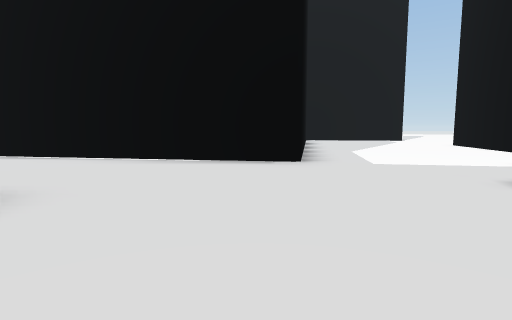
view 1 (above)

22 first-person views from a walk through a Unity game level. The camera is 1.3 m above the floor, tilts 6° down and sees 80° across. The floor is counted in squares, 2 m on a side. Each view is taken from the middle of a square. On the plan, view 1 faces up. The plan holds only what a view shows up to about 10 squares ahead; the rest is blank. The place goes on beyond the plan. Some surface patterns are stand-ins.

view 2
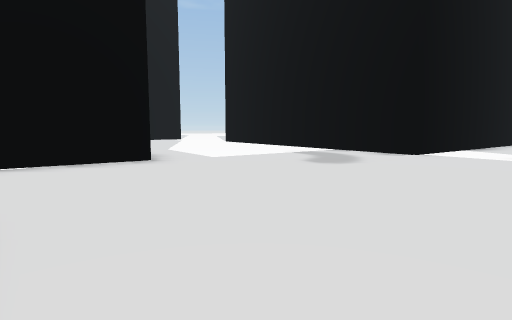

view 3
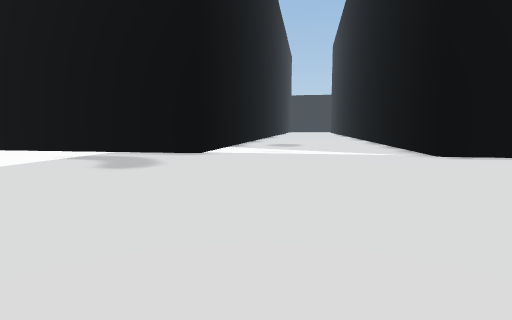

view 4
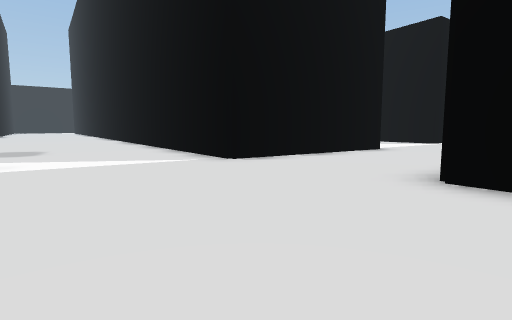

view 5
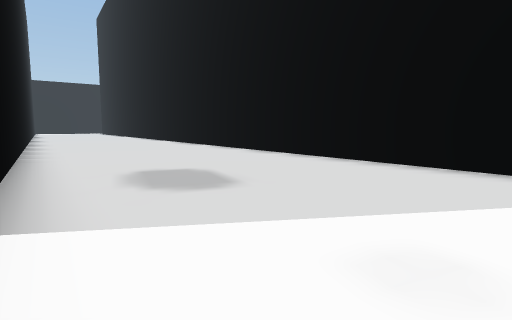

view 6
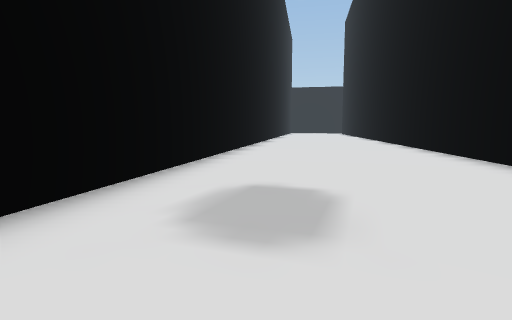

view 7
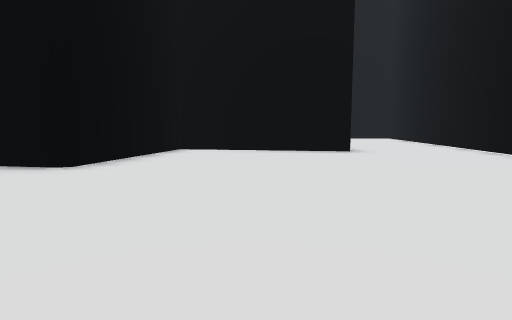

view 8
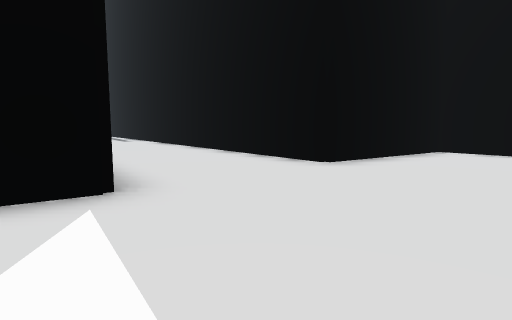

view 9
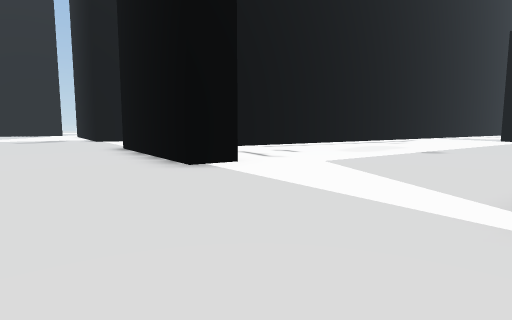

view 10
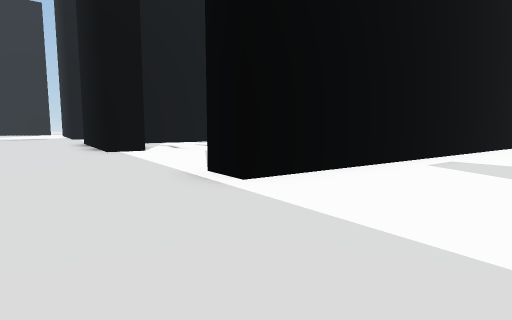

view 11
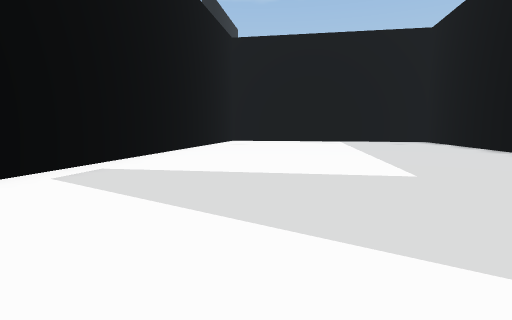

view 12
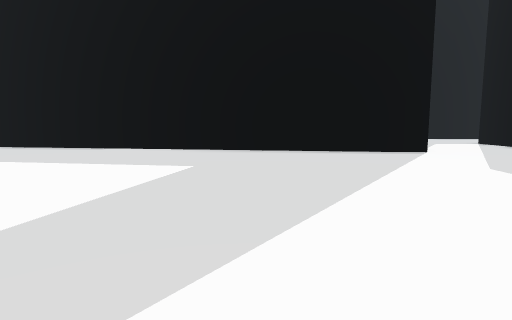

view 13
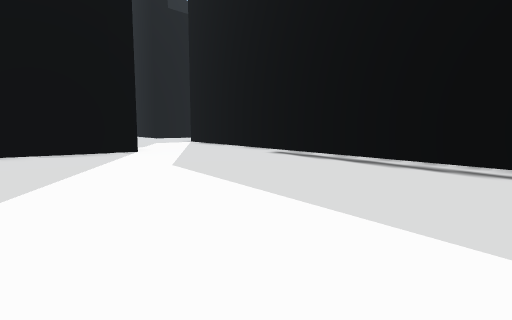

view 14
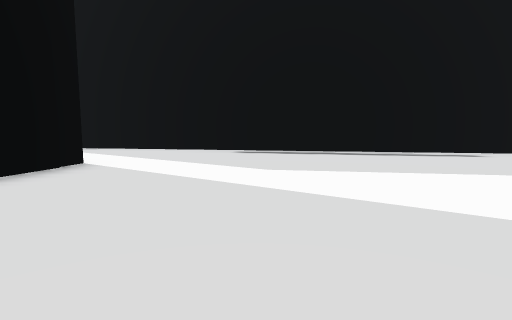

view 15
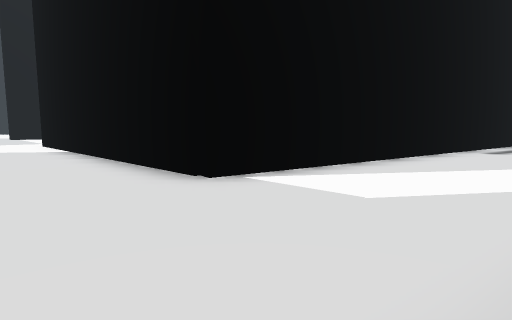

view 16
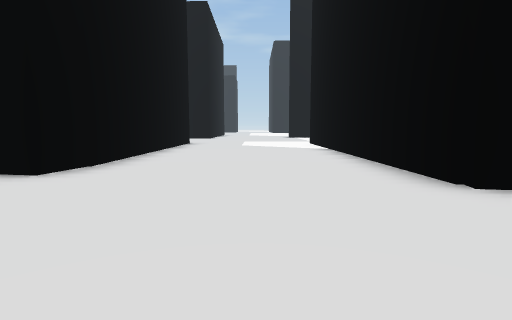

view 17
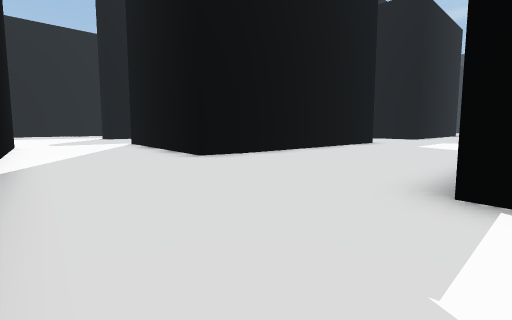

view 18
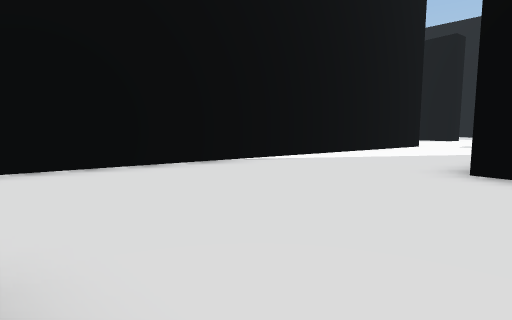

view 19
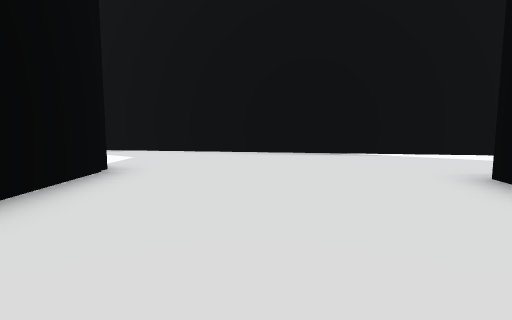

view 20
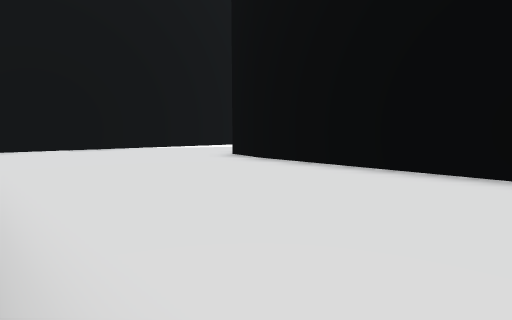

view 21
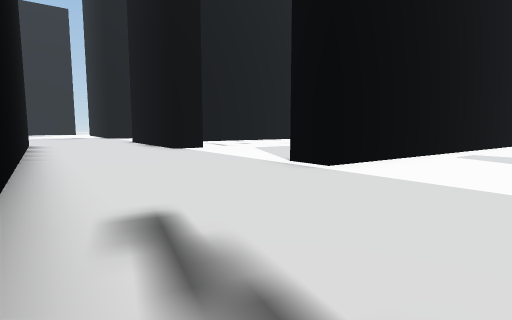

view 22
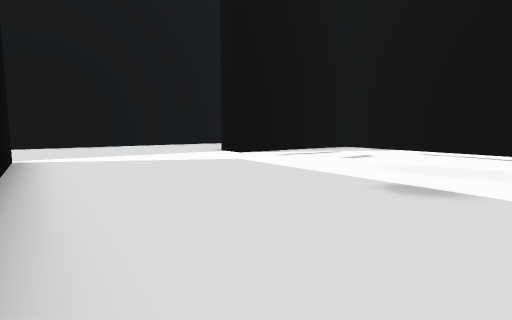

### Floor plan
Points are (right, up) in squares from view 1. A wall is a line through its corners. A room is listed if a view was taken in it or the views show most of it. See-through windows are left out.
Room 1 (views 1, 2, 3, 4, 5, 6, 7, 8)
walls: (-2.5, 2.7) (-3.4, -2.3) (1, -3.1) (0.1, -8.3); (1.5, 9.7) (0.9, 5.8) (-5.9, 7); (4, -8.4) (4.9, -3.1) (17.1, -5.2); (17.5, 0.4) (5.8, 2.5) (7.2, 10.1)
ways out: opening at (2, -9) to room 2
Room 2 (views 9, 10, 11, 12, 13, 14, 15, 16, 17, 18, 19, 20, 21, 22)
walls: (3.6, -13.9) (3.7, -13.2) (5.5, -13.5); (1.4, -23.1) (13.1, -25.1); (13.4, -15.9) (3.8, -14.2); (0.1, -8.3) (-2.9, -25.7); (5.5, -5.2) (4.9, -8.6) (4, -8.4); (-5.1, -27.7) (-10.5, -27.7); (10.2, -5.1) (6.3, -4.4); (-5.2, -32.8) (-4.1, -33) (-4.8, -36.5); (-10.1, -32.8) (-5.1, -32.8); (-1.4, -39.5) (1, -25.6)
ways out: opening at (2, -9) to room 1

Positions as (right, up) in squares from view 1, and headings:
1: (0, 0), facing up
2: (-2, 0), facing up-right
3: (-2, 1), facing right
4: (0, 1), facing down-right
5: (6, 2), facing down-right
6: (7, 0), facing right
7: (6, 0), facing left
8: (6, 0), facing down-left
9: (1, -13), facing up-right
10: (1, -17), facing up-right
11: (3, -18), facing right
12: (6, -15), facing down
13: (5, -15), facing down-left
14: (7, -20), facing left
15: (0, -30), facing up-left
16: (0, -30), facing left
17: (0, -27), facing down-left
18: (-5, -28), facing down-right
19: (-8, -30), facing right
20: (-10, -28), facing down-right
21: (-1, -17), facing up-right
22: (11, -14), facing up-left
